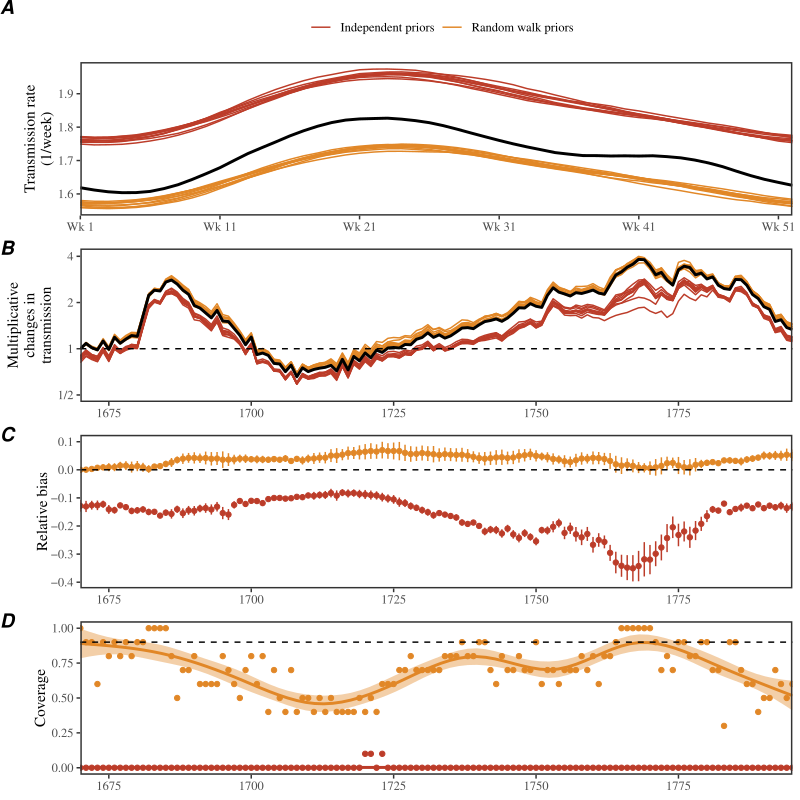

This chart was generated by the following R code:
library(dplyr)
library(ggplot2); theme_set(theme_bw(base_family = "Times"))
library(egg)
library(cmdstanr)
library(gridExtra)
load("../simulate/simulate_rep.rda")
load("../stanfit_sir_perturb_demog_dd_rep/stanfit_sir_perturb_demog_dd_cmdstanr_rep1.rda")
load("../stanfit_sir_perturb_demog_dd_rep/stanfit_sir_perturb_demog_dd_cmdstanr_rep2.rda")
load("../stanfit_sir_perturb_demog_dd_rep/stanfit_sir_perturb_demog_dd_cmdstanr_rep3.rda")
load("../stanfit_sir_perturb_demog_dd_rep/stanfit_sir_perturb_demog_dd_cmdstanr_rep4.rda")
load("../stanfit_sir_perturb_demog_dd_rep/stanfit_sir_perturb_demog_dd_cmdstanr_rep5.rda")
load("../stanfit_sir_perturb_demog_dd_rep/stanfit_sir_perturb_demog_dd_cmdstanr_rep6.rda")
load("../stanfit_sir_perturb_demog_dd_rep/stanfit_sir_perturb_demog_dd_cmdstanr_rep7.rda")
load("../stanfit_sir_perturb_demog_dd_rep/stanfit_sir_perturb_demog_dd_cmdstanr_rep8.rda")
load("../stanfit_sir_perturb_demog_dd_rep/stanfit_sir_perturb_demog_dd_cmdstanr_rep9.rda")
load("../stanfit_sir_perturb_demog_dd_rep/stanfit_sir_perturb_demog_dd_cmdstanr_rep10.rda")

load("../stanfit_sir_perturb_demog_dd_norw_rep/stanfit_sir_perturb_demog_dd_norw_cmdstanr_rep1.rda")
load("../stanfit_sir_perturb_demog_dd_norw_rep/stanfit_sir_perturb_demog_dd_norw_cmdstanr_rep2.rda")
load("../stanfit_sir_perturb_demog_dd_norw_rep/stanfit_sir_perturb_demog_dd_norw_cmdstanr_rep3.rda")
load("../stanfit_sir_perturb_demog_dd_norw_rep/stanfit_sir_perturb_demog_dd_norw_cmdstanr_rep4.rda")
load("../stanfit_sir_perturb_demog_dd_norw_rep/stanfit_sir_perturb_demog_dd_norw_cmdstanr_rep5.rda")
load("../stanfit_sir_perturb_demog_dd_norw_rep/stanfit_sir_perturb_demog_dd_norw_cmdstanr_rep6.rda")
load("../stanfit_sir_perturb_demog_dd_norw_rep/stanfit_sir_perturb_demog_dd_norw_cmdstanr_rep7.rda")
load("../stanfit_sir_perturb_demog_dd_norw_rep/stanfit_sir_perturb_demog_dd_norw_cmdstanr_rep8.rda")
load("../stanfit_sir_perturb_demog_dd_norw_rep/stanfit_sir_perturb_demog_dd_norw_cmdstanr_rep9.rda")
load("../stanfit_sir_perturb_demog_dd_norw_rep/stanfit_sir_perturb_demog_dd_norw_cmdstanr_rep10.rda")

betaorig <- data.frame(
  week=1:52,
  true=exp(simulate_rep[[1]]$logbeta)
)

betadata <- lapply(1:10, function(x){
  dd <- get(paste0("summary_sir_perturb_demog_dd_cmdstanr_laplace_rep", x))
  
  data.frame(
    week=1:52,
    fit=x,
    est=exp(dd$median[grepl("logbeta\\[", dd$variable)]),
    lwr=exp(dd$q5[grepl("logbeta\\[", dd$variable)]),
    upr=exp(dd$q95[grepl("logbeta\\[", dd$variable)])
  )
}) %>%
  bind_rows

betadata_norw <- lapply(1:10, function(x){
  dd <- get(paste0("summary_sir_perturb_demog_dd_norw_cmdstanr_laplace_rep", x))
  
  data.frame(
    week=1:52,
    fit=x,
    est=exp(dd$median[grepl("logbeta\\[", dd$variable)]),
    lwr=exp(dd$q5[grepl("logbeta\\[", dd$variable)]),
    upr=exp(dd$q95[grepl("logbeta\\[", dd$variable)])
  )
}) %>%
  bind_rows

betadata_all <- bind_rows(
  betadata %>% mutate(group="Random walk priors"),
  betadata_norw %>% mutate(group="Independent priors")
)

g1 <- ggplot(betadata_all) +
  geom_line(aes(week, est, group=interaction(fit, group), col=group)) +
  geom_line(data=betaorig, aes(week, true), lwd=1) +
  scale_color_manual("", values=ggsci::pal_nejm()(5)[c(1,3)]) +
  scale_x_continuous("Week of year", expand=c(0, 0),
                     breaks=c(1, 11, 21, 31, 41, 51),
                     labels=c("Wk 1", "Wk 11", "Wk 21", "Wk 31", "Wk 41", "Wk 51")) +
  scale_y_continuous("Transmission rate\n(1/week)") +
  theme(
    panel.grid = element_blank(),
    panel.border = element_rect(linewidth=1),
    axis.title.x = element_blank(),
    legend.position = "top"
  )

epsilonorig <- data.frame(
  year=unique(simulate_rep[[1]][[1]]$year)+1669,
  true=exp(simulate_rep[[1]]$epsilon)
)

epsilondata <- lapply(1:10, function(x){
  dd <- get(paste0("summary_sir_perturb_demog_dd_cmdstanr_laplace_rep", x))
  
  data.frame(
    year=unique(simulate_rep[[1]][[1]]$year)+1669,
    fit=x,
    est=(dd$median[grepl("^epsilon\\[", dd$variable)]),
    lwr=(dd$q5[grepl("^epsilon\\[", dd$variable)]),
    upr=(dd$q95[grepl("^epsilon\\[", dd$variable)])
  )
}) %>%
  bind_rows

epsilondata_norw <- lapply(1:10, function(x){
  dd <- get(paste0("summary_sir_perturb_demog_dd_norw_cmdstanr_laplace_rep", x))
  
  data.frame(
    year=unique(simulate_rep[[1]][[1]]$year)+1669,
    fit=x,
    est=(dd$median[grepl("^epsilon\\[", dd$variable)]),
    lwr=(dd$q5[grepl("^epsilon\\[", dd$variable)]),
    upr=(dd$q95[grepl("^epsilon\\[", dd$variable)])
  )
}) %>%
  bind_rows

epsilondata_all <- bind_rows(
  epsilondata %>% mutate(group="Random walk priors"),
  epsilondata_norw %>% mutate(group="Independent priors")
)

g2 <- ggplot(epsilondata_all) +
  geom_line(aes(year, exp(est), group=interaction(fit, group), col=group)) +
  geom_line(data=epsilonorig, aes(year, true), lwd=1) +
  geom_hline(yintercept=1, lty=2) +
  scale_x_continuous("Year", expand=c(0, 0)) +
  scale_y_log10("Multiplicative\nchanges in\ntransmission",
                breaks=c(0.5, 1, 2, 4), limits=c(0.45, 4.5), expand=c(0, 0),
                labels=c("1/2", "1", "2", "4")) +
  scale_color_manual("", values=ggsci::pal_nejm()(5)[c(1,3)]) +
  theme(
    panel.grid = element_blank(),
    panel.border = element_rect(linewidth=1),
    axis.title.x = element_blank(),
    legend.position = "none"
  )

coverdata <- merge(
  epsilonorig,
  epsilondata
) %>%
  mutate(
    bias = (exp(est)-true)/true,
    covered = exp(lwr) <= true & true <= exp(upr)
  ) %>%
  group_by(year) %>%
  summarize(
    bias_lwr=t.test(bias)[[4]][1],
    bias_upr=t.test(bias)[[4]][2],
    bias=mean(bias),
    coverage = mean(covered),
    n = n(),
    lwr = binom.test(sum(covered), n)[[4]][1],
    upr = binom.test(sum(covered), n)[[4]][2]
  )

coverdata_norw <- merge(
  epsilonorig,
  epsilondata_norw
) %>%
  mutate(
    bias = (exp(est)-true)/true,
    covered = exp(lwr) <= true & true <= exp(upr)
  ) %>%
  group_by(year) %>%
  summarize(
    bias_lwr=t.test(bias)[[4]][1],
    bias_upr=t.test(bias)[[4]][2],
    bias=mean(bias),
    coverage = mean(covered),
    n = n(),
    lwr = binom.test(sum(covered), n)[[4]][1],
    upr = binom.test(sum(covered), n)[[4]][2]
  )

coverdata_all <- bind_rows(
  coverdata %>% mutate(group="Random walk priors"),
  coverdata_norw %>% mutate(group="Independent priors")
)

g3 <- ggplot(coverdata_all) +
  geom_point(aes(year, bias, col=group)) +
  geom_errorbar(aes(year, ymin=bias_lwr, ymax=bias_upr, col=group), width=0) +
  geom_hline(yintercept=0, lty=2) +
  # geom_hline(yintercept=mean(coverdata$bias), lty=2, col=ggsci::pal_nejm()(3)[3], linewidth=1) +
  # geom_hline(yintercept=mean(coverdata_norw$bias), lty=2, col=ggsci::pal_nejm()(3)[1], linewidth=1) +
  scale_x_continuous("Year", expand=c(0, 0)) +
  scale_y_continuous("Relative bias") +
  scale_color_manual("", values=ggsci::pal_nejm()(5)[c(1,3)]) +
  scale_fill_manual("", values=ggsci::pal_nejm()(5)[c(1,3)]) +
  theme(
    panel.grid = element_blank(),
    panel.border = element_rect(linewidth=1),
    axis.title.x = element_blank(),
    legend.position = "none"
  )

g4 <- ggplot(coverdata_all) +
  geom_point(aes(year, coverage, col=group)) +
  geom_smooth(aes(year, coverage, col=group, fill=group), method="gam") +
  geom_hline(yintercept=0.9, col="black", lty=2) +
  # geom_hline(yintercept=mean(coverdata$coverage), lty=2, col=ggsci::pal_nejm()(3)[3], linewidth=1) +
  # geom_hline(yintercept=mean(coverdata_norw$coverage), lty=2, col=ggsci::pal_nejm()(3)[1], linewidth=1) +
  scale_x_continuous("Year", expand=c(0, 0)) +
  scale_y_continuous("Coverage") +
  scale_color_manual("", values=ggsci::pal_nejm()(5)[c(1,3)]) +
  scale_fill_manual("", values=ggsci::pal_nejm()(5)[c(1,3)]) +
  theme(
    panel.grid = element_blank(),
    panel.border = element_rect(linewidth=1),
    axis.title.x = element_blank(),
    legend.position = "none"
  )

gcomb <- ggarrange(g1, g2, g3, g4, ncol=1, labels=c("A", "B", "C", "D"))

ggsave("figure_stanfit_rep-v2.pdf", gcomb, width=8, height=8)
